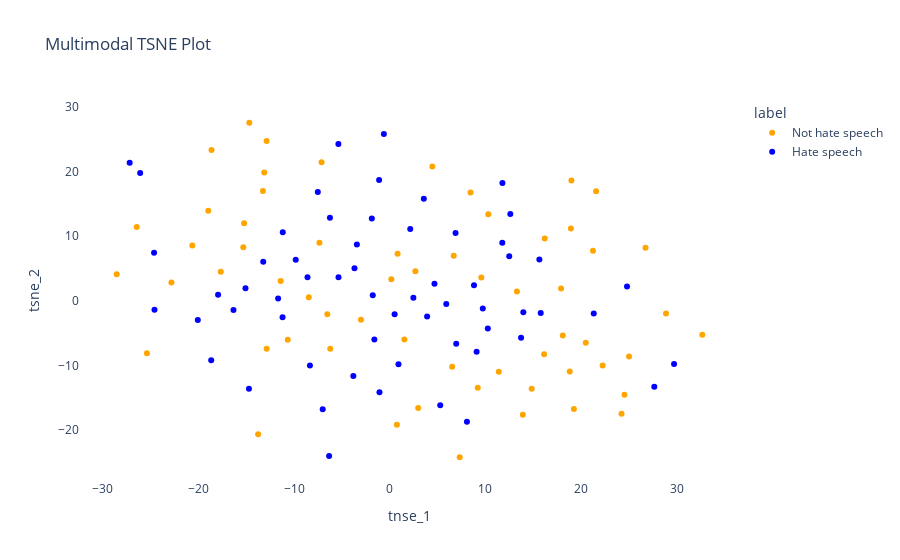

This figure's notebook cell:
### Code cell
# Create the plot
tsne_fig = px.scatter(tsne_Df,
                     x='tnse_1',
                     y='tsne_2',
                     color='label',
                     color_discrete_sequence=['orange', 'blue'],
                     title='Multimodal TSNE Plot')

tsne_fig.update_layout(
    {
        'plot_bgcolor': 'rgba(0,0,0,0)',
        'paper_bgcolor':'rgba(0,0,0,0)' 
    }
)
tsne_fig.show()

### Figure 1 — Plotly figure (JSON) as saved in the notebook; plotly's stock layout.template omitted (floating-point values rounded to 4 significant figures)
{"data": [{"hovertemplate": "label=Not hate speech<br>tnse_1=%{x}<br>tsne_2=%{y}<extra></extra>", "legendgroup": "Not hate speech", "marker": {"color": "orange", "symbol": "circle"}, "mode": "markers", "name": "Not hate speech", "orientation": "v", "showlegend": true, "type": "scatter", "x": [4.453, 17.91, -26.45, 19.25, -11.4, 1.527, 0.1636, 20.49, -6.222, -13.76, 10.3, 0.8211, -18.63, -15.31, -14.68, -13.12, -10.66, 25.02, 22.26, 13.3, -6.525, -28.54, -3.01, 8.451, -13.25, -15.23, 13.91, 7.313, 6.686, 18.99, 16.14, 18.82, 6.529, 14.84, 2.678, 16.2, -22.82, 9.573, 11.4, 24.23, -18.97, 21.57, -17.67, 26.74, -7.351, -8.461, -7.126, -20.64, 21.25, 32.67, 18.09, 9.2, -12.87, 18.94, -12.87, -25.39, 0.7446, 24.54, 28.88, 2.977], "xaxis": "x", "y": [20.75, 1.892, 11.42, -16.76, 3.055, -5.988, 3.333, -6.493, -7.415, -20.67, 13.37, 7.285, 23.34, 8.283, 27.53, 19.84, -6.04, -8.617, -10.03, 1.444, -2.09, 4.115, -2.924, 16.75, 16.98, 11.97, -17.64, -24.21, 6.978, 18.59, -8.274, -10.94, -10.23, -13.6, 4.567, 9.626, 2.809, 3.6, -11.0, -17.48, 13.93, 16.93, 4.476, 8.214, 8.956, 0.5567, 21.41, 8.528, 7.744, -5.278, -5.369, -13.46, 24.72, 11.16, -7.433, -8.136, -19.19, -14.55, -1.976, -16.59], "yaxis": "y"}, {"hovertemplate": "label=Hate speech<br>tnse_1=%{x}<br>tsne_2=%{y}<extra></extra>", "legendgroup": "Hate speech", "marker": {"color": "blue", "symbol": "circle"}, "mode": "markers", "name": "Hate speech", "orientation": "v", "showlegend": true, "type": "scatter", "x": [13.73, -8.346, 29.72, 6.947, 12.61, -16.34, 13.96, -11.18, -9.829, -6.34, 3.563, 3.91, 6.879, 15.78, 11.77, -3.807, 2.143, -3.684, 8.068, -1.113, 12.49, 8.805, 27.66, 9.727, -1.073, 5.91, 11.78, 15.64, -8.598, -18.66, -14.72, -3.438, -24.64, -15.08, -5.367, -0.6148, 24.81, -6.253, -7.517, -24.59, -27.19, -11.67, 2.469, -13.23, -17.95, -11.21, 4.676, -1.609, 9.082, 0.5082, -26.09, -7.008, 21.33, 5.278, -20.06, -1.774, 0.9145, -1.876, -5.356, 10.25], "xaxis": "x", "y": [-5.713, -10.02, -9.782, -6.641, 13.42, -1.442, -1.786, 10.6, 6.327, -24.02, 15.79, -2.455, 10.47, -1.912, 8.954, -11.66, 11.11, 5.007, -18.72, 18.67, 6.899, 2.403, -13.29, -1.19, -14.15, -0.516, 18.2, 6.395, 3.65, -9.207, -13.61, 8.68, 7.427, 1.939, 24.23, 25.81, 2.207, 12.85, 16.83, -1.412, 21.34, 0.3324, 0.4721, 6.034, 0.9337, -2.536, 2.61, -5.997, -7.901, -2.099, 19.75, -16.77, -1.973, -16.15, -2.987, 0.8401, -9.82, 12.74, 3.63, -4.307], "yaxis": "y"}], "layout": {"legend": {"title": {"text": "label"}, "tracegroupgap": 0}, "paper_bgcolor": "rgba(0,0,0,0)", "plot_bgcolor": "rgba(0,0,0,0)", "title": {"text": "Multimodal TSNE Plot"}, "xaxis": {"anchor": "y", "domain": [0, 1], "title": {"text": "tnse_1"}}, "yaxis": {"anchor": "x", "domain": [0, 1], "title": {"text": "tsne_2"}}}}
